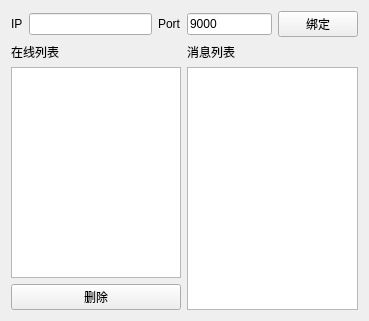
<?xml version="1.0" encoding="UTF-8"?>
<ui version="4.0">
 <class>Widget</class>
 <widget class="QWidget" name="Widget">
  <property name="geometry">
   <rect>
    <x>0</x>
    <y>0</y>
    <width>369</width>
    <height>321</height>
   </rect>
  </property>
  <property name="windowTitle">
   <string>Widget</string>
  </property>
  <layout class="QGridLayout" name="gridLayout">
   <item row="0" column="0">
    <widget class="QLabel" name="label">
     <property name="text">
      <string>IP</string>
     </property>
    </widget>
   </item>
   <item row="0" column="1">
    <widget class="QLineEdit" name="ip">
     <property name="text">
      <string/>
     </property>
    </widget>
   </item>
   <item row="0" column="2">
    <widget class="QLabel" name="label_2">
     <property name="text">
      <string>Port</string>
     </property>
    </widget>
   </item>
   <item row="0" column="3">
    <widget class="QLineEdit" name="port">
     <property name="text">
      <string>9000</string>
     </property>
    </widget>
   </item>
   <item row="0" column="4">
    <widget class="QPushButton" name="btn_bind">
     <property name="text">
      <string>绑定</string>
     </property>
    </widget>
   </item>
   <item row="1" column="0" colspan="3">
    <layout class="QVBoxLayout" name="verticalLayout">
     <item>
      <widget class="QLabel" name="label_3">
       <property name="text">
        <string>在线列表</string>
       </property>
      </widget>
     </item>
     <item>
      <widget class="QListWidget" name="listWidget"/>
     </item>
     <item>
      <widget class="QPushButton" name="btn_delete">
       <property name="text">
        <string>删除</string>
       </property>
      </widget>
     </item>
    </layout>
   </item>
   <item row="1" column="3" colspan="2">
    <layout class="QVBoxLayout" name="verticalLayout_2">
     <item>
      <widget class="QLabel" name="label_4">
       <property name="text">
        <string>消息列表</string>
       </property>
      </widget>
     </item>
     <item>
      <widget class="QTextEdit" name="textEdit"/>
     </item>
    </layout>
   </item>
  </layout>
 </widget>
 <resources/>
 <connections/>
</ui>
